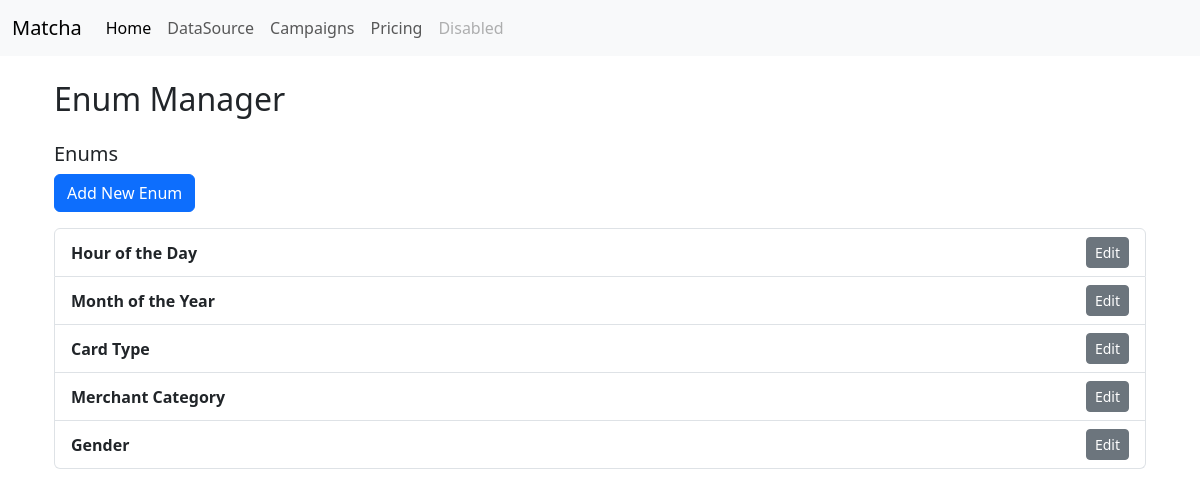
Page /list-enums/ on the committed database.
### usex_app/models.py (models this page shows, shortened)
class Enums(models.Model):
    name = models.CharField(max_length=100, unique=True, help_text="Name of the enum set.")
    options = models.JSONField(default=dict, help_text="Options for the enum set as key-value pairs.")
    datatype= models.CharField(max_length=50, help_text="Data type of the enum values (e.g., string, integer).",default="str")
    enum_set_id = models.CharField(max_length=100, unique=True, help_text="Unique ID for the enum set.",default=None, null=True, blank=True)
    created_at = models.DateTimeField(auto_now_add=True)
    updated_at = models.DateTimeField(auto_now=True)

### usex_app/views.py (the view)
# urls.py: path('list-enums/', views.list_enums, name='list_enums'),
def list_enums(request):
    enums = Enums.objects.all()
    return render(request, 'usex_app/enums.html', {'enums': enums})

### usex_app/templates/usex_app/enums.html (shortened to what this page needs)
{% extends "usex_app/index.html" %}
{% block content %}
<div class="container mt-4">
    <h2>Enum Manager</h2>
    <div class="mt-4">
        <h5>Enums</h5>
        <button class="btn btn-primary mb-3" id="add-enum-button">Add New Enum</button>
        <ul id="enum-list" class="list-group">
            {% for enum in enums %}
                <li class="list-group-item d-flex justify-content-between align-items-center">
                    <span><strong>{{ enum.name }}</strong></span>
                    <button class="btn btn-sm btn-secondary edit-enum-btn" data-enum-id="{{ enum.id }}" data-enum-name="{{ enum.name }}">Edit</button>
                </li>
            {% endfor %}
        </ul>
    </div>
</div>
{% endblock %}

### rows in the picture
Enums: name "Hour of the Day"
Enums: name "Month of the Year"
Enums: name "Card Type"
Enums: name "Merchant Category"
Enums: name "Gender"
